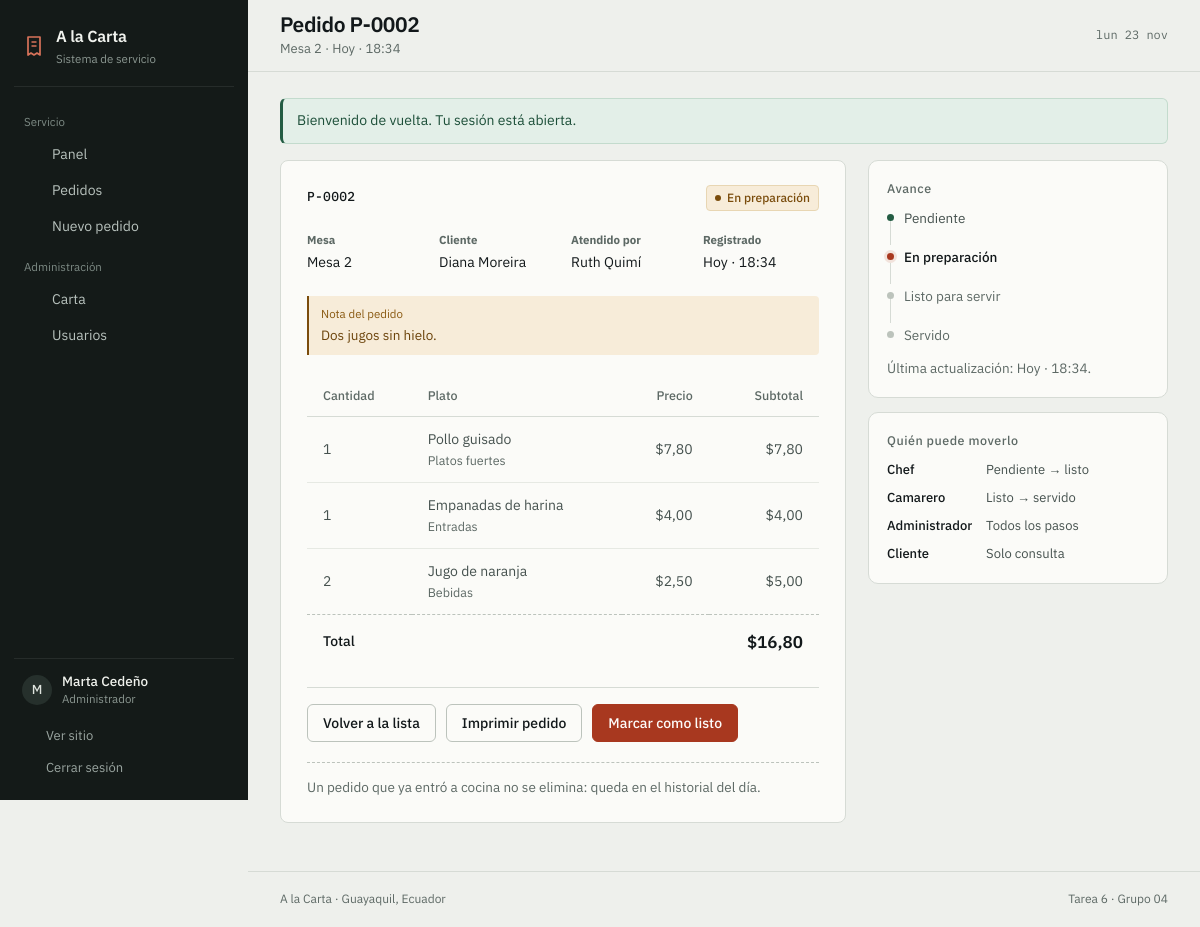
/pedido_detalle.php?id=2 (signed in), run on the app's committed database.
### tables this page shows
CREATE TABLE users (
    id         INT AUTO_INCREMENT PRIMARY KEY,
    full_name  VARCHAR(80) NOT NULL,
    username   VARCHAR(50) NOT NULL,
    email      VARCHAR(100) NOT NULL UNIQUE,
    password   VARCHAR(255) NOT NULL,
    role_id    INT NOT NULL,
    active     TINYINT(1) NOT NULL DEFAULT 1,
    created_at DATETIME NOT NULL DEFAULT CURRENT_TIMESTAMP,
    CONSTRAINT fk_users_role FOREIGN KEY (role_id) REFERENCES roles(id)
);

CREATE TABLE roles (
    id   INT AUTO_INCREMENT PRIMARY KEY,
    name VARCHAR(30) NOT NULL
);

CREATE TABLE orders (
    id           INT AUTO_INCREMENT PRIMARY KEY,
    user_id      INT NOT NULL,
    waiter_id    INT DEFAULT NULL,
    table_number INT DEFAULT NULL,
    status       ENUM('Pending', 'Preparing', 'Ready to serve', 'Served') NOT NULL DEFAULT 'Pending',
    notes        VARCHAR(255) DEFAULT NULL,
    created_at   DATETIME NOT NULL DEFAULT CURRENT_TIMESTAMP,
    updated_at   DATETIME NOT NULL DEFAULT CURRENT_TIMESTAMP ON UPDATE CURRENT_TIMESTAMP,
    CONSTRAINT fk_orders_user   FOREIGN KEY (user_id)   REFERENCES users(id),
    CONSTRAINT fk_orders_waiter FOREIGN KEY (waiter_id) REFERENCES users(id)
);

CREATE TABLE order_items (
    id         INT AUTO_INCREMENT PRIMARY KEY,
    order_id   INT NOT NULL,
    dish_id    INT NOT NULL,
    quantity   INT NOT NULL,
    unit_price DECIMAL(10, 2) NOT NULL,
    CONSTRAINT fk_items_order FOREIGN KEY (order_id) REFERENCES orders(id) ON DELETE CASCADE,
    CONSTRAINT fk_items_dish  FOREIGN KEY (dish_id)  REFERENCES dishes(id)
);

CREATE TABLE dishes (
    id          INT AUTO_INCREMENT PRIMARY KEY,
    name        VARCHAR(50) NOT NULL,
    description VARCHAR(255),
    price       DECIMAL(10, 2) NOT NULL,
    category    VARCHAR(30) NOT NULL DEFAULT 'Platos fuertes',
    image       VARCHAR(120) DEFAULT NULL,
    available   TINYINT(1) NOT NULL DEFAULT 1
);

### includes/auth.php (called while the page is built, shortened)
<?php
function usuario_actual(): ?array
{
    global $pdo;
    $id = $_SESSION['usuario_id'] ?? null;
    $sql = 'SELECT u.id, u.full_name, u.username, u.email, u.active, r.name AS role
            FROM users u
            JOIN roles r ON r.id = u.role_id
            WHERE u.id = :id';
    $consulta = $pdo->prepare($sql);
    $consulta->execute(['id' => $id]);
    $fila = $consulta->fetch();
    $usuario = $fila;
    return $usuario;
}
function requiere_sesion(): array
{
    $usuario = usuario_actual();
    return $usuario;
}

### pedido_detalle.php (the view, shortened to what this page needs)
<?php
require_once __DIR__ . '/includes/config.php';
$usuario = requiere_sesion();
$rol     = $usuario['role'];
$id = (int) ($_GET['id'] ?? 0);
$sql = 'SELECT o.id, o.user_id, o.status, o.table_number, o.notes, o.created_at, o.updated_at,
               u.full_name AS cliente, u.email AS cliente_email, w.full_name AS camarero
        FROM orders o
        JOIN users u ON u.id = o.user_id
        LEFT JOIN users w ON w.id = o.waiter_id
        WHERE o.id = :id';
$consulta = $pdo->prepare($sql);
$consulta->execute(['id' => $id]);
$pedido = $consulta->fetch();
$consulta = $pdo->prepare(
    'SELECT oi.quantity, oi.unit_price, d.name, d.category
     FROM order_items oi
     JOIN dishes d ON d.id = oi.dish_id
     WHERE oi.order_id = :id
     ORDER BY oi.id'
);
$consulta->execute(['id' => $id]);
$lineas = $consulta->fetchAll();
$total = array_sum(array_map(
    fn ($l) => (float) $l['quantity'] * (float) $l['unit_price'],
    $lineas
));
$siguiente = siguiente_estado($rol, $pedido['status']);
$pasos = ['Pending', 'Preparing', 'Ready to serve', 'Served'];
$indiceActual = array_search($pedido['status'], $pasos, true);
$codigo = 'P-' . str_pad((string) $pedido['id'], 4, '0', STR_PAD_LEFT);
$titulo = 'Pedido ' . $codigo;
$subtitulo = 'Mesa ' . ($pedido['table_number'] ?: '—') . ' · ' . fecha_hora($pedido['created_at']);
require __DIR__ . '/includes/header.php';
?>
<div class="detalle">
    <div class="detalle__principal">
        <article class="tique tique--grande">
            <header class="tique__cabecera">
                <span class="tique__codigo"><?= e($codigo) ?></span>
                <span class="estado estado--<?= estado_clase($pedido['status']) ?>">
                    <?= e(estado_etiqueta($pedido['status'])) ?>
                </span>
            </header>
            <dl class="detalle__datos">
                <div>
                    <dt>Mesa</dt>
                    <dd><?= $pedido['table_number'] ? 'Mesa ' . (int) $pedido['table_number'] : 'Para llevar' ?></dd>
                </div>
                <div>
                    <dt>Cliente</dt>
                    <dd><?= e($pedido['cliente']) ?></dd>
                </div>
                <div>
                    <dt>Atendido por</dt>
                    <dd><?= $pedido['camarero'] ? e($pedido['camarero']) : 'Sin asignar' ?></dd>
                </div>
                <div>
                    <dt>Registrado</dt>
                    <dd><?= fecha_hora($pedido['created_at']) ?></dd>
                </div>
            </dl>
            <?php if (!empty($pedido['notes'])): ?>
                <p class="detalle__nota"><span>Nota del pedido</span><?= e($pedido['notes']) ?></p>
            <?php endif; ?>
            <table class="tabla tabla--detalle">
                <thead>
                    <tr>
                        <th scope="col">Cantidad</th>
                        <th scope="col">Plato</th>
                        <th scope="col" class="der">Precio</th>
                        <th scope="col" class="der">Subtotal</th>
                    </tr>
                </thead>
                <tbody>
                    <?php foreach ($lineas as $linea): ?>
                        <tr>
                            <td class="cifra"><?= (int) $linea['quantity'] ?></td>
                            <td>
                                <?= e($linea['name']) ?>
                                <span class="tabla__meta"><?= e($linea['category']) ?></span>
                            </td>
                            <td class="der cifra"><?= dinero((float) $linea['unit_price']) ?></td>
                            <td class="der cifra"><?= dinero((float) $linea['quantity'] * (float) $linea['unit_price']) ?></td>
                        </tr>
                    <?php endforeach; ?>
                </tbody>
                <tfoot>
                    <tr>
                        <td colspan="3">Total</td>
                        <td class="der cifra"><?= dinero($total) ?></td>
                    </tr>
                </tfoot>
            </table>
            <div class="detalle__acciones">
                <a class="boton boton--fantasma" href="pedidos.php">Volver a la lista</a>
                <button class="boton boton--fantasma" type="button" data-imprimir>Imprimir pedido</button>
                <?php if ($siguiente): ?>
                    <form method="post" action="pedido_estado.php" class="en-linea">
                        <button class="boton boton--principal" type="submit"><?= e(accion_estado($pedido['status'])) ?></button>
                    </form>
                <?php endif; ?>
            </div>
            <?php if ($rol === 'Administrator'): ?>
                <div class="detalle__zona-riesgo">
                    <?php if ($pedido['status'] === 'Pending'): ?>
                        <form method="post" action="pedido_eliminar.php" class="en-linea"
                              data-confirmar="¿Eliminar el pedido <?= e($codigo) ?>? Esta acción no se puede deshacer.">
                            <?= csrf_campo() ?>
                            <input type="hidden" name="id" value="<?= (int) $pedido['id'] ?>">
                            <button class="boton boton--peligro" type="submit"><?= icono('basura', 16) ?> Eliminar pedido</button>
                        </form>
                        <p class="nota-gris">Solo se eliminan pedidos que todavía no entraron a cocina.</p>
                    <?php else: ?>
                        <p class="nota-gris">Un pedido que ya entró a cocina no se elimina: queda en el historial del día.</p>
                    <?php endif; ?>
                </div>
            <?php endif; ?>
        </article>
    </div>
    <aside class="detalle__lateral">
        <div class="panel-lateral">
            <p class="sobrelinea">Avance</p>
            <ol class="linea-tiempo">
                <?php foreach ($pasos as $i => $paso): ?>
                    <li class="<?= $i < $indiceActual ? 'hecho' : ($i === $indiceActual ? 'actual' : '') ?>">
                        <span class="linea-tiempo__punto" aria-hidden="true"></span>
                        <span class="linea-tiempo__texto"><?= e(estado_etiqueta($paso)) ?></span>
                    </li>
                <?php endforeach; ?>
            </ol>
            <p class="nota-gris">
                Última actualización: <?= fecha_hora($pedido['updated_at']) ?>.
            </p>
        </div>
        <div class="panel-lateral">
            <p class="sobrelinea">Quién puede moverlo</p>
            <ul class="permisos-lista">
                <li><span>Chef</span> Pendiente → listo</li>
                <li><span>Camarero</span> Listo → servido</li>
                <li><span>Administrador</span> Todos los pasos</li>
                <li><span>Cliente</span> Solo consulta</li>
            </ul>
        </div>
    </aside>
</div>
<?php require __DIR__ . '/includes/footer.php'; ?>

### includes/header.php (shortened to what this page needs)
<?php
$activo     = $activo ?? '';
$subtitulo  = $subtitulo ?? null;
$rol        = $usuario['role'] ?? 'Client';
$esCliente  = $rol === 'Client';
$dias  = ['dom', 'lun', 'mar', 'mié', 'jue', 'vie', 'sáb'];
$meses = ['ene', 'feb', 'mar', 'abr', 'may', 'jun', 'jul', 'ago', 'sep', 'oct', 'nov', 'dic'];
$hoy   = $dias[(int) date('w')] . ' ' . date('j') . ' ' . $meses[(int) date('n') - 1];
$grupos = [
    'Servicio' => [
        ['panel.php', 'Panel', 'panel', ['Administrator', 'Chef', 'Waiter', 'Client']],
        ['pedidos.php', $esCliente ? 'Mis pedidos' : 'Pedidos', 'pedidos', ['Administrator', 'Chef', 'Waiter', 'Client']],
        ['pedido_nuevo.php', 'Nuevo pedido', 'nuevo', ['Administrator', 'Waiter', 'Client']],
    ],
    'Administración' => [
        ['platos.php', 'Carta', 'carta', ['Administrator']],
        ['usuarios.php', 'Usuarios', 'usuarios', ['Administrator']],
    ],
];
?>
<!DOCTYPE html>
<html lang="es">
<head>
    <link rel="stylesheet" href="assets/css/fuentes.css">
    <link rel="stylesheet" href="assets/vendor/bootstrap.min.css">
    <link rel="stylesheet" href="assets/css/estilos.css">
</head>
<body class="app">
<div class="armazon">
    <aside class="lateral" id="lateral" aria-label="Menú del sistema">
        <a class="lateral__marca" href="panel.php">
            <svg width="24" height="24" viewBox="0 0 24 24" fill="none" stroke="currentColor"
                 stroke-width="1.7" stroke-linejoin="round" aria-hidden="true">
                <path d="M6 3h12v18l-3-2-3 2-3-2-3 2V3z"/>
                <path d="M9.5 8h5M9.5 12h5"/>
            </svg>
            <span>
                <span class="lateral__nombre">A la Carta</span>
                <span class="lateral__sub">Sistema de servicio</span>
            </span>
        </a>
        <nav class="lateral__nav">
            <?php foreach ($grupos as $grupo => $enlaces): ?>
                <?php $visibles = array_filter($enlaces, fn ($e) => in_array($rol, $e[3], true)); ?>
                <?php if ($visibles): ?>
                    <p class="lateral__grupo"><?= e($grupo) ?></p>
                    <?php foreach ($visibles as [$ruta, $texto, $clave]): ?>
                        <a class="lateral__enlace <?= $activo === $clave ? 'activo' : '' ?>" href="<?= $ruta ?>"
                           <?= $activo === $clave ? 'aria-current="page"' : '' ?>>
                            <?= icono($clave === 'carta' ? 'carta' : $clave, 18) ?>
                            <span><?= e($texto) ?></span>
                        </a>
                    <?php endforeach; ?>
                <?php endif; ?>
            <?php endforeach; ?>
        </nav>
        <div class="lateral__pie">
            <div class="lateral__usuario">
                <span class="inicial" aria-hidden="true"><?= e(mb_substr($usuario['full_name'], 0, 1)) ?></span>
                <span>
                    <strong><?= e($usuario['full_name']) ?></strong>
                    <span class="lateral__rol"><?= e(rol_etiqueta($rol)) ?></span>
                </span>
            </div>
            <a class="lateral__salir" href="index.php"><?= icono('sitio', 16) ?> Ver sitio</a>
            <a class="lateral__salir" href="logout.php"><?= icono('salir', 16) ?> Cerrar sesión</a>
        </div>
    </aside>
    <div class="area">
        <header class="barra">
            <div class="barra__titulo">
                <h1><?= e($titulo) ?></h1>
                <?php if ($subtitulo): ?><p class="barra__sub"><?= e($subtitulo) ?></p><?php endif; ?>
            </div>
            <p class="barra__fecha"><?= $hoy ?></p>
        </header>
        <main class="contenido-app" id="contenido">

### data on the page
users: full_name "M", full_name "Marta Cedeño", role.name "Administrador"
orders: id "Pedido P-0002", id "P-0002", status "En preparación", table_number "2", user.full_name "Diana Moreira", waiter.full_name "Ruth Quimí", created_at "Hoy · 18:34", notes "Dos jugos sin hielo.", status "Marcar como listo", updated_at "Hoy · 18:34"
order_items: quantity "1", dish.name "Pollo guisado", dish.category "Platos fuertes", unit_price "$7,80", dinero((float) $linea['quantity'] * (float) $linea['unit_price']) "$7,80"
order_items: quantity "1", dish.name "Empanadas de harina", dish.category "Entradas", unit_price "$4,00", dinero((float) $linea['quantity'] * (float) $linea['unit_price']) "$4,00"
order_items: quantity "2", dish.name "Jugo de naranja", dish.category "Bebidas", unit_price "$2,50", dinero((float) $linea['quantity'] * (float) $linea['unit_price']) "$5,00"

### other printed values
$grupo "Servicio"
$texto "Panel"
$texto "Pedidos"
$texto "Nuevo pedido"
$grupo "Administración"
$texto "Carta"
$texto "Usuarios"
$subtitulo "Mesa 2 · Hoy · 18:34"
$aviso['mensaje'] "Bienvenido de vuelta. Tu sesión está abierta."
dinero($total) "$16,80"
estado_etiqueta($paso) "Pendiente"
estado_etiqueta($paso) "En preparación"
estado_etiqueta($paso) "Listo para servir"
estado_etiqueta($paso) "Servido"
APP_NOMBRE "A la Carta"
